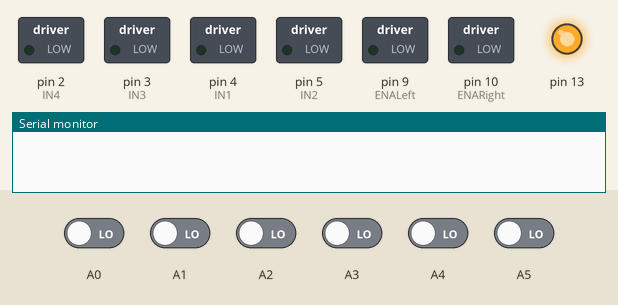
This sketch was run on a simulated Arduino Uno, built with avr-gcc and run on an emulated ATmega328P. Shown: switched loads named in the sketch (green lamp = pin HIGH), output pins drawn as LEDs (lit = HIGH), the last lines printed to the serial monitor. The test bench sets the inputs (shaded band); at power-on: A0–5 LOW.

Above: at 0.6 s.
At 12.7 s:
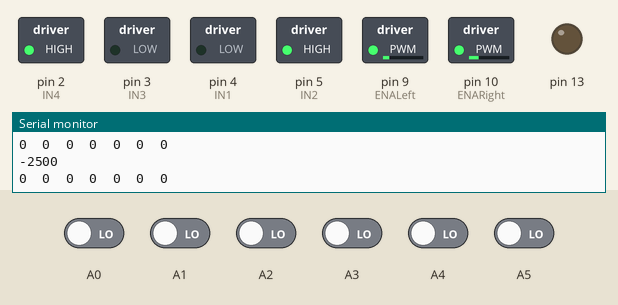
12.8 s: A0 driven HIGH
15.8 s: A5 driven HIGH
18.8 s: A1 driven HIGH
21.8 s: A2 driven HIGH
24.8 s: A2 driven LOW and A4 driven HIGH
27.8 s: A3 driven HIGH
At 28.8 s:
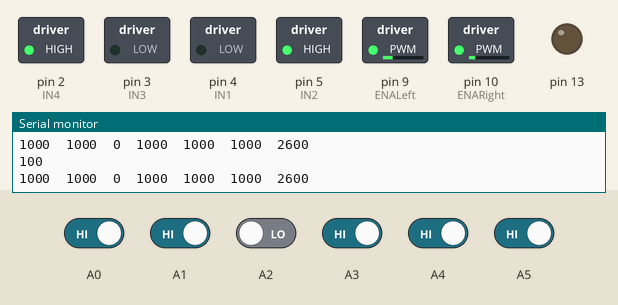
Timing chart, 0 to 30.3 s (numbered marks = the images above; inputs shaded):
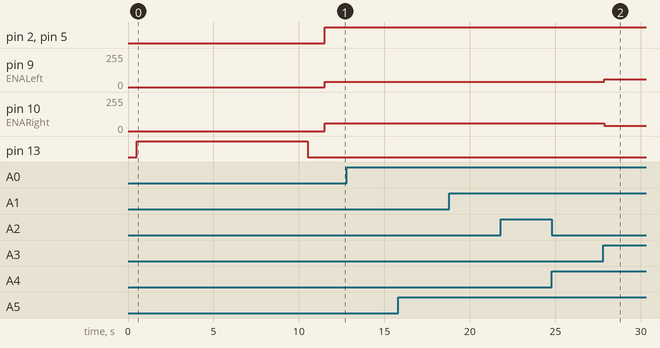

Measured:
- after the input at 27.8 s, pin 9 (ENALeft): 40/255 → 60/255 after 0.05 s; pin 10 (ENARight): 60/255 → 40/255 after 0.05 s

The sketch:

WifiInstruct.ino
```cpp
#include <QTRSensors.h>

#define NUM_SENSORS   6     // number of sensors used
#define TIMEOUT       2500  // waits for 2500 microseconds for sensor outputs to go low
#define EMITTER_PIN   6     // emitter is controlled by digital pin 6
#define KP 2
#define KD 5

// sensors 0 through 7 are connected to digital pins 3 through 10, respectively
QTRSensorsRC qtrrc((unsigned char[]) {14, 15, 16, 17, 18, 19}, NUM_SENSORS, TIMEOUT, EMITTER_PIN);
unsigned int sensorValues[NUM_SENSORS];
int IN1 = 4, IN2 = 5, IN3 = 3, IN4 = 2;
int ENALeft = 9, ENARight = 10;
int TurnSpeed = 80, ForwardSpeed = 50;

void CalibrateSensor(){
   delay(500);
  pinMode(13, OUTPUT);
  digitalWrite(13, HIGH);    // turn on Arduino's LED to indicate we are in calibration mode
  for (int i = 0; i < 400; i++)  // make the calibration take about 10 seconds
  {
    qtrrc.calibrate();       // reads all sensors 10 times at 2500 us per read (i.e. ~25 ms per call)
  }
  digitalWrite(13, LOW);     // turn off Arduino's LED to indicate we are through with calibration

  // print the calibration minimum values measured when emitters were on
  Serial.begin(9600);
  for (int i = 0; i < NUM_SENSORS; i++)
  {
    Serial.print(qtrrc.calibratedMinimumOn[i]);
    Serial.print(' ');
  }
  Serial.println();

  // print the calibration maximum values measured when emitters were on
  for (int i = 0; i < NUM_SENSORS; i++)
  {
    Serial.print(qtrrc.calibratedMaximumOn[i]);
    Serial.print(' ');
  }
  Serial.println();
  Serial.println();
  delay(1000);
}

void InitializeEngine(){
  pinMode(IN1, OUTPUT);
  pinMode(IN2, OUTPUT);
  pinMode(IN3, OUTPUT);
  pinMode(IN4, OUTPUT);
  pinMode(ENALeft, OUTPUT);
  pinMode(ENARight, OUTPUT);
}

void Atras(int FwlSignal, int FwrSignal){
  digitalWrite(IN1, HIGH);
  digitalWrite(IN2, LOW);
  analogWrite(ENALeft, FwlSignal);
  digitalWrite(IN3, HIGH);
  digitalWrite(IN4, LOW);
  analogWrite(ENARight, FwrSignal);
}

void Adelante(int FwlSignal, int FwrSignal){
  digitalWrite(IN1, LOW);
  digitalWrite(IN2, HIGH);
  analogWrite(ENALeft, FwlSignal);
  digitalWrite(IN3, LOW);
  digitalWrite(IN4, HIGH);
  analogWrite(ENARight, FwrSignal);
}

void Derecha(int TrSignal){
  digitalWrite(IN1, HIGH);
  digitalWrite(IN2, LOW);
  analogWrite(ENALeft, TrSignal);
  digitalWrite(IN3, LOW);
  digitalWrite(IN4, HIGH);
  analogWrite(ENARight, TrSignal);
}

void Izquierda(int TrSignal){
  digitalWrite(IN1, LOW);
  digitalWrite(IN2, HIGH);
  analogWrite(ENALeft, TrSignal);
  digitalWrite(IN3, HIGH);
  digitalWrite(IN4, LOW);
  analogWrite(ENARight, TrSignal);
}

void Stop(){
  digitalWrite(IN1, LOW);
  digitalWrite(IN2, LOW);
  digitalWrite(IN3, LOW);
  digitalWrite(IN4, LOW);
}

void EngineTest(){
  Adelante(ForwardSpeed, ForwardSpeed);
  delay(1000);
  Stop();
  delay(500);
  Atras(ForwardSpeed, ForwardSpeed);
  delay(1000);
  Stop();
  delay(500);
  Izquierda(TurnSpeed);
  delay(1000);
  Stop();
  delay(500);
  Derecha(TurnSpeed);
  delay(1000);
  Stop();
  delay(500);
}
void GuideMovmnt(int ENG1, int ENG2){
 /* if ()
  if (motor1speed > M1_maksimum_speed ) motor1speed = M1_maksimum_speed;
  if (motor2speed > M2_maksimum_speed ) motor2speed = M2_maksimum_speed;
  if (motor1speed < 0) motor1speed = 0;
  if (motor2speed < 0) motor2speed = 0;
  motor1.setSpeed(motor1speed);
  motor2.setSpeed(motor2speed);
  motor1.run(FORWARD);
  motor2.run(FORWARD);*/
}

void TurnRobot(int Turn){

}

void setup(){
  InitializeEngine();
  CalibrateSensor();
  GuideMovmnt(0,0);
  TurnRobot(0);
}

// the loop function runs over and over again forever
void loop() {
  int position = qtrrc.readLine(sensorValues);
  int A0 = sensorValues[0], A1 = sensorValues[1], A2 = sensorValues[2], A3 = sensorValues[3], A4 = sensorValues[4], A5 = sensorValues[5];
  for (unsigned char i = 0; i < NUM_SENSORS; i++){
    Serial.print(sensorValues[i]);
    Serial.print('\t');
  }
   int deviation = position - 2500;
  Serial.println(position);
  Serial.println(deviation);

  //if ( position >= 2400 /*(A0 <= 200 && A1 <= 200 && A4 <= 200 && A5 <= 200) && (A2 >= 400 && A3 >= 400)*/ ){
    if ( deviation > 0){
      Adelante(ForwardSpeed + 10, ForwardSpeed - 10);
    } else if ( deviation < 400){
      Adelante(ForwardSpeed - 10, ForwardSpeed + 10);
    }// else Adelante(ForwardSpeed, ForwardSpeed);

  /*}*/ else if ( (A4 <= 200 && A5 <= 200) && (A2 >= 400 && A3 >= 400 && A0 >= 400 && A1 >= 400) ){
      Derecha(TurnSpeed);
      delay(1000);
      Adelante(ForwardSpeed, ForwardSpeed);
      delay(1000);

  } else if ( (A0 <= 200 && A1 <= 200) && (A2 >= 400 && A3 >= 400 && A4 >= 400 && A5 >= 400) ){
      Izquierda(TurnSpeed);
      delay(1000);
      Adelante(ForwardSpeed, ForwardSpeed);
      delay(1000);
  }

  else Stop();
 }
```
